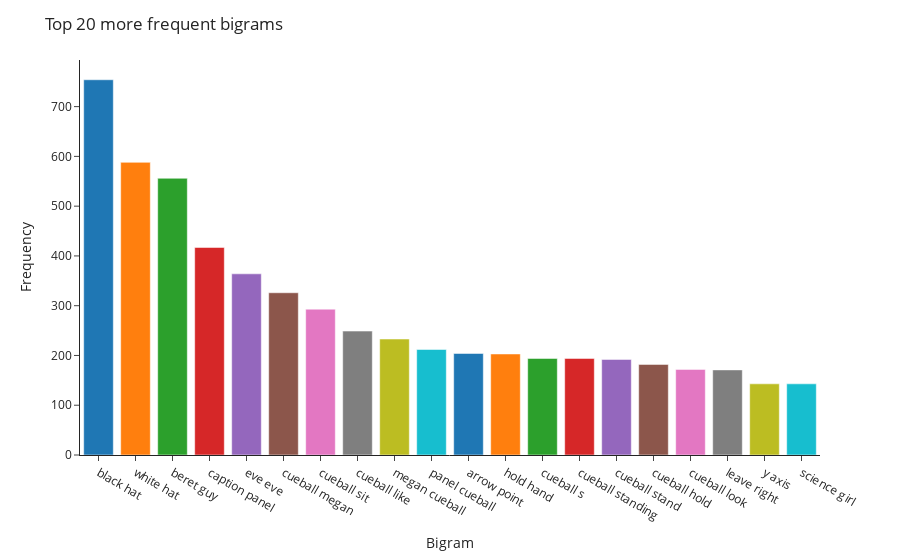

Notebook code for this chart:
### Code cell
bigram_plot(xkcd_eda)

### Figure 1 — Plotly figure (JSON) as saved in the notebook; plotly's stock layout.template omitted (floating-point values rounded to 4 significant figures)
{"data": [{"alignmentgroup": "True", "hovertemplate": "color=#FD3216<br>Bigram=%{x}<br>Frequency=%{y}<extra></extra>", "legendgroup": "#FD3216", "marker": {"color": "#1F77B4", "pattern": {"shape": ""}}, "name": "#FD3216", "offsetgroup": "#FD3216", "orientation": "v", "showlegend": true, "textposition": "auto", "type": "bar", "x": ["black hat"], "xaxis": "x", "y": [754], "yaxis": "y"}, {"alignmentgroup": "True", "hovertemplate": "color=#00FE35<br>Bigram=%{x}<br>Frequency=%{y}<extra></extra>", "legendgroup": "#00FE35", "marker": {"color": "#FF7F0E", "pattern": {"shape": ""}}, "name": "#00FE35", "offsetgroup": "#00FE35", "orientation": "v", "showlegend": true, "textposition": "auto", "type": "bar", "x": ["white hat"], "xaxis": "x", "y": [588], "yaxis": "y"}, {"alignmentgroup": "True", "hovertemplate": "color=#6A76FC<br>Bigram=%{x}<br>Frequency=%{y}<extra></extra>", "legendgroup": "#6A76FC", "marker": {"color": "#2CA02C", "pattern": {"shape": ""}}, "name": "#6A76FC", "offsetgroup": "#6A76FC", "orientation": "v", "showlegend": true, "textposition": "auto", "type": "bar", "x": ["beret guy"], "xaxis": "x", "y": [556], "yaxis": "y"}, {"alignmentgroup": "True", "hovertemplate": "color=#FED4C4<br>Bigram=%{x}<br>Frequency=%{y}<extra></extra>", "legendgroup": "#FED4C4", "marker": {"color": "#D62728", "pattern": {"shape": ""}}, "name": "#FED4C4", "offsetgroup": "#FED4C4", "orientation": "v", "showlegend": true, "textposition": "auto", "type": "bar", "x": ["caption panel"], "xaxis": "x", "y": [417], "yaxis": "y"}, {"alignmentgroup": "True", "hovertemplate": "color=#FE00CE<br>Bigram=%{x}<br>Frequency=%{y}<extra></extra>", "legendgroup": "#FE00CE", "marker": {"color": "#9467BD", "pattern": {"shape": ""}}, "name": "#FE00CE", "offsetgroup": "#FE00CE", "orientation": "v", "showlegend": true, "textposition": "auto", "type": "bar", "x": ["eve eve"], "xaxis": "x", "y": [364], "yaxis": "y"}, {"alignmentgroup": "True", "hovertemplate": "color=#0DF9FF<br>Bigram=%{x}<br>Frequency=%{y}<extra></extra>", "legendgroup": "#0DF9FF", "marker": {"color": "#8C564B", "pattern": {"shape": ""}}, "name": "#0DF9FF", "offsetgroup": "#0DF9FF", "orientation": "v", "showlegend": true, "textposition": "auto", "type": "bar", "x": ["cueball megan"], "xaxis": "x", "y": [326], "yaxis": "y"}, {"alignmentgroup": "True", "hovertemplate": "color=#F6F926<br>Bigram=%{x}<br>Frequency=%{y}<extra></extra>", "legendgroup": "#F6F926", "marker": {"color": "#E377C2", "pattern": {"shape": ""}}, "name": "#F6F926", "offsetgroup": "#F6F926", "orientation": "v", "showlegend": true, "textposition": "auto", "type": "bar", "x": ["cueball sit"], "xaxis": "x", "y": [293], "yaxis": "y"}, {"alignmentgroup": "True", "hovertemplate": "color=#FF9616<br>Bigram=%{x}<br>Frequency=%{y}<extra></extra>", "legendgroup": "#FF9616", "marker": {"color": "#7F7F7F", "pattern": {"shape": ""}}, "name": "#FF9616", "offsetgroup": "#FF9616", "orientation": "v", "showlegend": true, "textposition": "auto", "type": "bar", "x": ["cueball like"], "xaxis": "x", "y": [249], "yaxis": "y"}, {"alignmentgroup": "True", "hovertemplate": "color=#479B55<br>Bigram=%{x}<br>Frequency=%{y}<extra></extra>", "legendgroup": "#479B55", "marker": {"color": "#BCBD22", "pattern": {"shape": ""}}, "name": "#479B55", "offsetgroup": "#479B55", "orientation": "v", "showlegend": true, "textposition": "auto", "type": "bar", "x": ["megan cueball"], "xaxis": "x", "y": [233], "yaxis": "y"}, {"alignmentgroup": "True", "hovertemplate": "color=#EEA6FB<br>Bigram=%{x}<br>Frequency=%{y}<extra></extra>", "legendgroup": "#EEA6FB", "marker": {"color": "#17BECF", "pattern": {"shape": ""}}, "name": "#EEA6FB", "offsetgroup": "#EEA6FB", "orientation": "v", "showlegend": true, "textposition": "auto", "type": "bar", "x": ["panel cueball"], "xaxis": "x", "y": [212], "yaxis": "y"}, {"alignmentgroup": "True", "hovertemplate": "color=#DC587D<br>Bigram=%{x}<br>Frequency=%{y}<extra></extra>", "legendgroup": "#DC587D", "marker": {"color": "#1F77B4", "pattern": {"shape": ""}}, "name": "#DC587D", "offsetgroup": "#DC587D", "orientation": "v", "showlegend": true, "textposition": "auto", "type": "bar", "x": ["arrow point"], "xaxis": "x", "y": [204], "yaxis": "y"}, {"alignmentgroup": "True", "hovertemplate": "color=#D626FF<br>Bigram=%{x}<br>Frequency=%{y}<extra></extra>", "legendgroup": "#D626FF", "marker": {"color": "#FF7F0E", "pattern": {"shape": ""}}, "name": "#D626FF", "offsetgroup": "#D626FF", "orientation": "v", "showlegend": true, "textposition": "auto", "type": "bar", "x": ["hold hand"], "xaxis": "x", "y": [203], "yaxis": "y"}, {"alignmentgroup": "True", "hovertemplate": "color=#6E899C<br>Bigram=%{x}<br>Frequency=%{y}<extra></extra>", "legendgroup": "#6E899C", "marker": {"color": "#2CA02C", "pattern": {"shape": ""}}, "name": "#6E899C", "offsetgroup": "#6E899C", "orientation": "v", "showlegend": true, "textposition": "auto", "type": "bar", "x": ["cueball s"], "xaxis": "x", "y": [194], "yaxis": "y"}, {"alignmentgroup": "True", "hovertemplate": "color=#00B5F7<br>Bigram=%{x}<br>Frequency=%{y}<extra></extra>", "legendgroup": "#00B5F7", "marker": {"color": "#D62728", "pattern": {"shape": ""}}, "name": "#00B5F7", "offsetgroup": "#00B5F7", "orientation": "v", "showlegend": true, "textposition": "auto", "type": "bar", "x": ["cueball standing"], "xaxis": "x", "y": [194], "yaxis": "y"}, {"alignmentgroup": "True", "hovertemplate": "color=#B68E00<br>Bigram=%{x}<br>Frequency=%{y}<extra></extra>", "legendgroup": "#B68E00", "marker": {"color": "#9467BD", "pattern": {"shape": ""}}, "name": "#B68E00", "offsetgroup": "#B68E00", "orientation": "v", "showlegend": true, "textposition": "auto", "type": "bar", "x": ["cueball stand"], "xaxis": "x", "y": [192], "yaxis": "y"}, {"alignmentgroup": "True", "hovertemplate": "color=#C9FBE5<br>Bigram=%{x}<br>Frequency=%{y}<extra></extra>", "legendgroup": "#C9FBE5", "marker": {"color": "#8C564B", "pattern": {"shape": ""}}, "name": "#C9FBE5", "offsetgroup": "#C9FBE5", "orientation": "v", "showlegend": true, "textposition": "auto", "type": "bar", "x": ["cueball hold"], "xaxis": "x", "y": [182], "yaxis": "y"}, {"alignmentgroup": "True", "hovertemplate": "color=#FF0092<br>Bigram=%{x}<br>Frequency=%{y}<extra></extra>", "legendgroup": "#FF0092", "marker": {"color": "#E377C2", "pattern": {"shape": ""}}, "name": "#FF0092", "offsetgroup": "#FF0092", "orientation": "v", "showlegend": true, "textposition": "auto", "type": "bar", "x": ["cueball look"], "xaxis": "x", "y": [172], "yaxis": "y"}, {"alignmentgroup": "True", "hovertemplate": "color=#22FFA7<br>Bigram=%{x}<br>Frequency=%{y}<extra></extra>", "legendgroup": "#22FFA7", "marker": {"color": "#7F7F7F", "pattern": {"shape": ""}}, "name": "#22FFA7", "offsetgroup": "#22FFA7", "orientation": "v", "showlegend": true, "textposition": "auto", "type": "bar", "x": ["leave right"], "xaxis": "x", "y": [171], "yaxis": "y"}, {"alignmentgroup": "True", "hovertemplate": "color=#E3EE9E<br>Bigram=%{x}<br>Frequency=%{y}<extra></extra>", "legendgroup": "#E3EE9E", "marker": {"color": "#BCBD22", "pattern": {"shape": ""}}, "name": "#E3EE9E", "offsetgroup": "#E3EE9E", "orientation": "v", "showlegend": true, "textposition": "auto", "type": "bar", "x": ["y axis"], "xaxis": "x", "y": [143], "yaxis": "y"}, {"alignmentgroup": "True", "hovertemplate": "color=#86CE00<br>Bigram=%{x}<br>Frequency=%{y}<extra></extra>", "legendgroup": "#86CE00", "marker": {"color": "#17BECF", "pattern": {"shape": ""}}, "name": "#86CE00", "offsetgroup": "#86CE00", "orientation": "v", "showlegend": true, "textposition": "auto", "type": "bar", "x": ["science girl"], "xaxis": "x", "y": [143], "yaxis": "y"}], "layout": {"barmode": "relative", "legend": {"title": {"text": "color"}, "tracegroupgap": 0}, "margin": {"t": 60}, "showlegend": false, "title": {"text": "Top 20 more frequent bigrams"}, "xaxis": {"anchor": "y", "domain": [0, 1], "title": {"text": "Bigram"}}, "yaxis": {"anchor": "x", "domain": [0, 1], "title": {"text": "Frequency"}}}}
